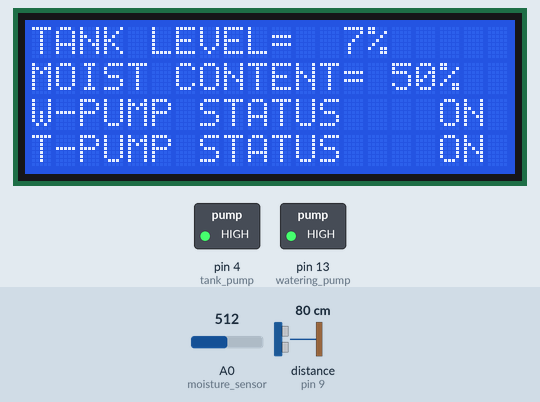
Recording of a sketch running on a simulated Arduino Uno, built with avr-gcc and run on an emulated ATmega328P. Shown: 20×4 character LCD, switched loads named in the sketch (green lamp = pin HIGH). Wiring (inferred from the names in the program): ultrasonic range finder: trigger pin 10; echo pin 9. The test bench sets the inputs (shaded band); at power-on: A0 (moisture_sensor) = 512, distance to the obstacle (sensor on pin 9) 80 cm. The echo pulse lasts 58.3 µs per cm; pins used as bus, display or sensor lines are not drawn.

Above: at 1.7 s.
1.8 s: A0 (moisture_sensor) set to 869
At 3.0 s:
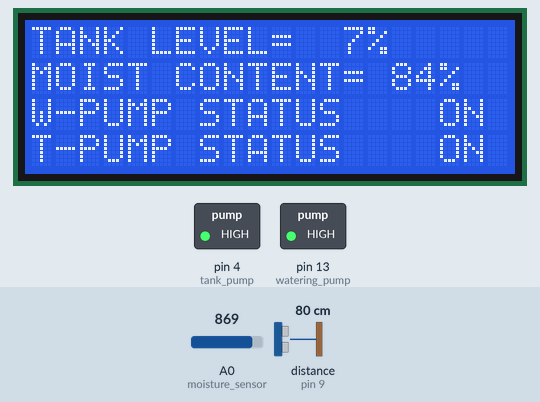
4.1 s: A0 (moisture_sensor) set to 891
At 5.8 s:
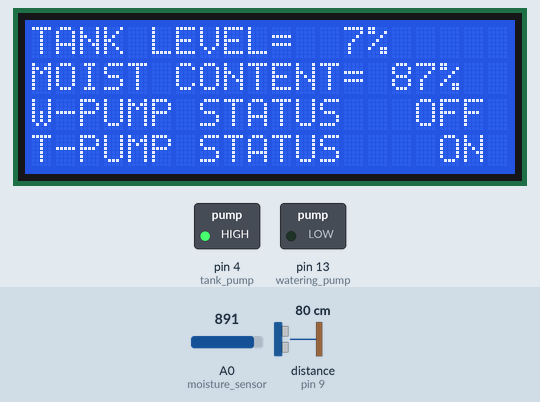
6.1 s: distance to the obstacle (sensor on pin 9) set to 2 cm
8.1 s: distance to the obstacle (sensor on pin 9) set to 18 cm
10.2 s: distance to the obstacle (sensor on pin 9) set to 35 cm
12.2 s: A0 (moisture_sensor) set to 1023
At 13.8 s:
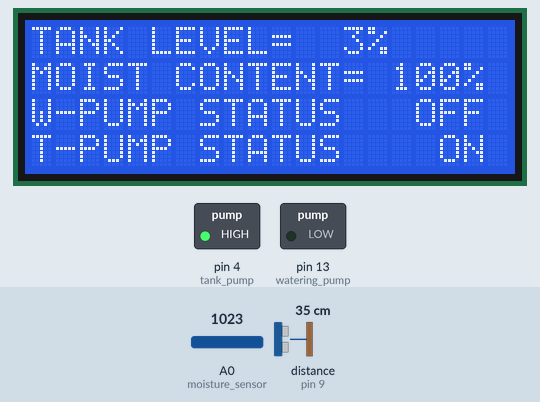
Timing chart, 0 to 15.2 s (numbered marks = the images above; inputs shaded):
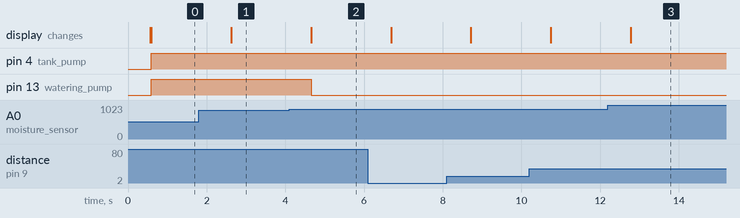

The sketch:

Fully_Automated_Water_Pumping_System.ino
```cpp
 #include<LiquidCrystal.h>

#define echo 9
#define trigger 10
#define tank_pump 4
#define watering_pump 13
#define moisture_sensor A0
long duration;
int distance;
int moisture_value;
int distance_percent;
int moist_percent;
LiquidCrystal lcd(12,11,8,7,6,5);

void setup () {
lcd.begin(20,4);
pinMode(echo,INPUT);
pinMode(moisture_sensor,INPUT);
pinMode(trigger,OUTPUT);
digitalWrite(trigger,LOW);
pinMode(watering_pump,OUTPUT);
pinMode(tank_pump,OUTPUT);
digitalWrite(watering_pump,LOW);
digitalWrite(tank_pump,LOW);
lcd.setCursor(0,1);
lcd.print(" Fully Automated "    );
lcd.setCursor(0,2);
lcd.print("    Water Pumping"    );
lcd.setCursor(0,3);
lcd.print("      System");
delay(500);
lcd.clear();
}


void loop(){

 // LEVEL SENSOR
 digitalWrite(trigger,LOW);
 delayMicroseconds(2);
 digitalWrite(trigger,HIGH);
 delayMicroseconds(10);
 digitalWrite(trigger,LOW);
 duration=pulseIn(echo,HIGH);
 distance=duration*0.017;
 distance_percent=map( distance,0,1023,0,100);
 moisture_value= analogRead(moisture_sensor);
moist_percent=map(moisture_value,0,1023,0,100);
 condition();

}


void condition(){
if (distance_percent>65 &&moist_percent<85){
LCD_3();
digitalWrite(tank_pump,LOW);
digitalWrite(watering_pump,HIGH);
delay(1000);
}
else if (distance_percent<65 &&moist_percent>85)
{
LCD_2();
digitalWrite(tank_pump,HIGH);
digitalWrite(watering_pump,LOW);

delay(1000);
}
else if (distance_percent>65 &&moist_percent>85)
{

LCD_4();
digitalWrite(tank_pump,LOW);
digitalWrite(watering_pump,LOW);
delay(1000);

}

else if (distance_percent<65 &&moist_percent<85)
{
LCD_1();
digitalWrite(tank_pump,HIGH);
digitalWrite(watering_pump,HIGH);
delay(1000);

}
}


  void LCD_1()
  {
  lcd.clear();
  lcd.setCursor(0,0);
  lcd.print("TANK LEVEL=  ");
  lcd.print(distance_percent);
  lcd.print("%");
  lcd.setCursor(0,1);
  lcd.print("MOIST CONTENT= ");
  lcd.print(moist_percent);
  lcd.print("%");
   lcd.setCursor(0,2);
  lcd.print("W-PUMP STATUS  ");
  lcd.print("  ON");
  lcd.setCursor(0,3);
  lcd.print("T-PUMP STATUS  ");
  lcd.print("  ON");
  }

void LCD_2(){
  lcd.clear();
  lcd.setCursor(0,0);
   lcd.print("TANK LEVEL=  ");
  lcd.print(distance_percent);
  lcd.print("%");
  lcd.setCursor(0,1);
  lcd.print("MOIST CONTENT= ");
  lcd.print(moist_percent);
  lcd.print("%");
   lcd.setCursor(0,2);
  lcd.print("W-PUMP STATUS ");
  lcd.print("  OFF");
  lcd.setCursor(0,3);
  lcd.print("T-PUMP STATUS ");
  lcd.print("   ON");
  }
  void LCD_3(){
  lcd.clear();
  lcd.setCursor(0,0);
   lcd.print("TANK LEVEL=  ");
  lcd.print(distance_percent);
  lcd.print("%");
  lcd.setCursor(0,1);
  lcd.print("MOIST CONTENT= ");
  lcd.print(moist_percent);
  lcd.print("%");
   lcd.setCursor(0,2);
  lcd.print("W-PUMP STATUS ");
  lcd.print("  ON");
  lcd.setCursor(0,3);
  lcd.print("T-PUMP STATUS ");
  lcd.print("  OFF");
  }

  void LCD_4(){
  lcd.clear();
  lcd.setCursor(0,0);
   lcd.print("TANK LEVEL=  ");
  lcd.print(distance_percent);
  lcd.print("%");
  lcd.setCursor(0,1);
  lcd.print("MOIST CONTENT= ");
  lcd.print(moist_percent);
  lcd.print("%");
   lcd.setCursor(0,2);
  lcd.print("W-PUMP STATUS");
  lcd.print("  OFF");
  lcd.setCursor(0,3);
  lcd.print("T-PUMP STATUS");
  lcd.print("  OFF");
  }
```

Measured:
- the behaviour switches between 879 and 880 on A0 (moisture_sensor) (found by bisection; images 1 and 2)
- after the input at 1.8 s, the display: changes after 0.82 s (image 1)
- after the input at 4.1 s, pin 13 (watering_pump): HIGH → LOW after 0.56 s; the display: changes after 0.56 s (image 2)
- after the input at 12.2 s, the display: changes after 0.58 s (image 3)
